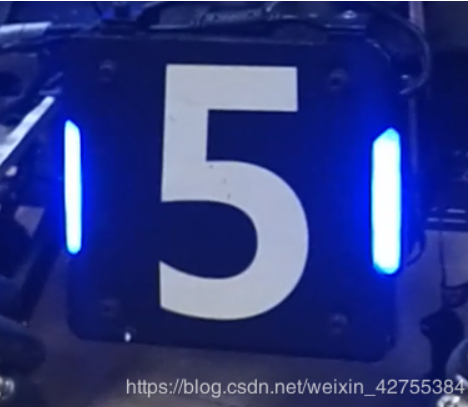
//> input picture img/armor01.png, 468 x 407 px, given in place of armormini.mp4, which was not available
$ ./main   (built with g++ and OpenCV 4)
//> lines starting //> are read from the running program, lines starting //| are printed output that depends on the picture; after the words box and inside, x2 and y2 are one past the last pixel; in counts of white or black regions, pixels touching at a corner belong together; pictures that were not available may be replaced by others from this repository, and a replacement may not be noted
### project/armor/inc/ArmorDetector.h
#ifndef __ARMORDETECTOR_H
#define __ARMORDETECTOR_H

#include<opencv2/opencv.hpp>

// #define DEBUG_PRETREATMENT
// #define DEBUG_DETECTION
#define SHOW_RESULT
// #define TIME_COUNT

//RM空间包裹
namespace rm
{

enum DetectSatus
{
    ARMOR_NONE = 0,
    ARMOR_LOST = 1,
    ARMOR_LOCAL = 2,
};

enum ArmorColor
{
    ARMOR_BLUE = 0,
    ARMOR_RED = 1
};

enum ObjectType
{
    UNKNOWN_ARMOR = 0,
    SMALL_ARMOR = 1,
    BIG_ARMOR = 2
};

//参数
struct ArmorParam
{
public:
    //预处理
    int brightness_threshold;
    float light_rect_extend_ratio;
    float light_max_height_diff_ratio;


    //light
    float light_min_area;
    float light_min_ratio;
    float light_min_rectangularity;

    //pair
    float light_max_angle_diff;
    float light_max_y_diff_ratio;
    float light_min_x_diff_ratio;

    //armor
    float armor_max_dist_ratio;
    float armor_min_dist_ratio;
    float armor_big_armor_ratio;
    float armor_small_armor_ratio;

    //score
    float area_normalized_base;
    float sight_offset_normalized_base;


    ArmorParam()
    {
        brightness_threshold = 100;
        light_min_area = 10;
        light_min_ratio = 2.0;
        light_min_rectangularity = 0.5;
        light_rect_extend_ratio = 1.1;
        light_max_angle_diff = 7;
        light_max_height_diff_ratio = 0.2;
        light_max_y_diff_ratio = 2.0;
        light_min_x_diff_ratio = 0.5;
        armor_max_dist_ratio = 5.0;
        armor_min_dist_ratio = 1.0;
        armor_big_armor_ratio = 3.2;
        armor_small_armor_ratio = 2;
        area_normalized_base = 1000;
        sight_offset_normalized_base = 200;
    }
};

//灯条特征：宽、高、角度、面积、中心
class LightDescriptor
{
public:
    //默认初始化
    LightDescriptor(){};

    //利用RotatedRect进行初始化(特征取自最小包围矩形)
    LightDescriptor(const cv::RotatedRect &rec)
    {
        width = rec.size.width;
        length = rec.size.height;
        angle = rec.angle;
        area = rec.size.area();
        center = rec.center;
    }
    //灯条的旋转矩阵
    //const是因为在调用时对象是const
    // [4 lines left out: function rec, not called in this run]

public:
    float width;
    float length;
    float angle;
    float area;
    cv::Point2f center;
};

//装甲信息
class ArmorDescriptor
{
public:
    ArmorDescriptor();
    ArmorDescriptor(const LightDescriptor &lLight, const LightDescriptor &rLight, const int armorType, const float rotaScore, cv::Mat &grayImg, ArmorParam param);
    void getFrontImg(const cv::Mat& grayImg);
    // [12 lines left out: function clear, not called in this run]
public:
    std::array<cv::RotatedRect, 2> lightPairs;
    //装甲射击策略评估(分数高优先攻击)
    float sizeScore;
    float distScore;
    float rotationScore;
    float finalScore;
    //装甲类型
    int type;
    //装甲的四个顶点(旋转矩阵的四个顶点)
    std::vector<cv::Point2f> vertex;
    //不知道干嘛
    cv::Mat frontImg;


};

class ArmorDetector
{

public:
    //无参数初始化
    ArmorDetector();
    //使用检测参数初始化
    ArmorDetector(const ArmorParam &armorParam);
    //装甲颜色设置
    void setEnemyColor(int enemy_color);
    //读取帧
    void loadImg(const cv::Mat &srcImg);

    //装甲检测
    int detect();

    //返回攻击装甲的角点
    const std::vector<cv::Point2f> getArmorVertex() const;


#if defined(SHOW_RESULT)
    //显示识别结果
    void showDetectedArmor()
    {
	    imshow(_debugWindowName, _debugImg);
    }
#endif


private:
    //检测参数
    ArmorParam _param;
    //敌方颜色
    int _enemy_color;
    //己方颜色
    int _self_color;

    //原图
    cv::Mat _srcImg;
    cv::Mat _roiImg;
    cv::Mat _grayImg;

    cv::Rect _roi;

    //视野范围内的所有敌人装甲
    std::vector<ArmorDescriptor> _armors;
    //需要打击的敌方装甲
    ArmorDescriptor _targetArmor;

    //追踪状态
    int _status;
    int _isTracking;

#if defined(DEBUG_DETECTION) || defined(SHOW_RESULT)
    std::string _debugWindowName;
    cv::Mat _debugImg;
#endif

};

cv::RotatedRect &adjustRec(cv::RotatedRect &rec);

}

#endif

### project/armor/src/ArmorDetector.cpp
#include "ArmorDetector.h"
#include "opencv_extended.h"

using namespace std;
using namespace cv;

namespace rm
{


// [9 lines left out: function ArmorDetector, not called in this run]

ArmorDetector::ArmorDetector(const ArmorParam &armorParam)
{
    _param = armorParam;
    _roi = Rect(cv::Point(0, 0), _srcImg.size());
    _status = ARMOR_NONE;
#if defined(DEBUG_DETECTION) || defined(SHOW_RESULT)
    _debugWindowName = "debug";
    namedWindow(_debugWindowName);
#endif
}

//设置装甲颜色
void ArmorDetector::setEnemyColor(int enemy_color)
{
    _enemy_color = enemy_color;
    _self_color = enemy_color == ARMOR_RED ? ARMOR_BLUE : ARMOR_RED;
}

//读取帧，并确定检测区域
void ArmorDetector::loadImg(const Mat &srcImg)
{
    _srcImg = srcImg;
#if defined(DEBUG_DETECTION) || defined(SHOW_RESULT)
    _debugImg = srcImg.clone();
#endif
    //srcImg的图像框
    Rect imgBound = Rect(Point(0, 0), _srcImg.size());

    //处于追踪某块装甲板（不需要搜索全图）
    if (_status == ARMOR_LOCAL)
    {
        Rect bRect = boundingRect(_targetArmor.vertex) + _roi.tl();
        //以中心为锚点放大2倍
        bRect = cvex::scaleRect(bRect, Vec2f(3,2));
        //通过与操作还解决了坐标溢出的问题
        _roi = bRect & imgBound;
        //由于_srcImg是对srcImg的引用，不能改变const对象
        // _srcImg(_roi).copyTo(_roiImg);
        _roiImg = _srcImg(_roi).clone();
    }
    else
    {
        //未来检索的区域取决于_roi矩形框
        _roi = imgBound;
        // srcImg.copyTo(_roiImg);
        _roiImg = srcImg.clone();

    }
#if defined(DEBUG_DETECTION)
    //绘制_roi
    rectangle(_debugImg, _roi, cvex::WHITE);
#endif

}

//armor的vertex的坐标系是_roiImg，要进行转换平移
// [10 lines left out: function getArmorVertex, not called in this run]


int ArmorDetector::detect()
{
    //清空所有装甲
    _armors.clear();
    //视野内的灯条
    vector<LightDescriptor> lightInfos;

    /*
    * 一、预处理(二值化获取灯条掩码)
    */
    vector<Mat> channels;
    //rb通道差
    split(_roiImg, channels);
    _grayImg = _enemy_color == ARMOR_RED ?
                    channels[2] - channels[0] : channels[0] - channels[2];
    Mat binBrightImg;
    threshold(_grayImg, binBrightImg, _param.brightness_threshold, 255, THRESH_BINARY);
    //膨胀获取完整的灯条
    Mat element = cv::getStructuringElement(cv::MORPH_ELLIPSE, cv::Size(3, 3));
    dilate(binBrightImg, binBrightImg, element);

#if defined(DEBUG_PRETREATMENT)
    cout << "显示预处理二值结果..." << endl;
    imshow("binBrightImg", binBrightImg);
    waitKey(0);
#endif
    /*
    * 二、查找灯条轮廓,并进行筛选
    */
    vector<vector<Point>> lightContours;
    //只检测外轮廓，仅保存轮廓的拐点
    findContours(binBrightImg, lightContours, CV_RETR_EXTERNAL, CV_CHAIN_APPROX_SIMPLE);

#if defined(DEBUG_DETECTION)
    //预览所有轮廓
    cout << "显示待筛选灯条轮廓..." << endl;
    cvex::showContours(_debugWindowName, _debugImg, _debugImg, lightContours, cvex::YELLOW, 0, _roi.tl());
#endif

    for (const auto &contour : lightContours)
    {
        //计算轮廓本身的面积
        float lightContourArea = contourArea(contour);
        //筛选条件1：椭圆拟合需要至少6个点
        //筛选条件2：轮廓面积
        if (contour.size() <= 5 ||
            lightContourArea < _param.light_min_area) continue;

        //最小二乘拟合椭圆，要求拟合的点至少为6个点
        //返回椭圆的最小外接矩形
        //RotatedRect包含外接矩形和拟合椭圆信息
        //fitEllipse和minAreaRect相似，但是minAreaRect的短边可能是height
        //fitEllipse结果的短边为width，长边为height
        //rect的角度取长边在行增加方向部分与列增加方向的夹角，范围：[0,180]
        RotatedRect lightRotateRect = fitEllipse(contour);
        //角度问题有待研究
        adjustRec(lightRotateRect);
        //筛选条件3:宽长比
        //筛选条件4:矩形度
        if (lightRotateRect.size.height / lightRotateRect.size.width < _param.light_min_ratio ||
            lightContourArea / lightRotateRect.size.area() < _param.light_min_rectangularity)
            continue;

        //扩展旋转包围框的大小
        lightRotateRect.size.width *= _param.light_rect_extend_ratio;
        lightRotateRect.size.height *= _param.light_rect_extend_ratio;

        //获取外接矩形
        Rect lightBoundRect = lightRotateRect.boundingRect();
        //与当前兴趣区域交集(两个矩形重叠的矩形)
        //注意不能用roi,其坐标系不是同一个
        const Rect srcBound(Point(0, 0), _roiImg.size());
        lightBoundRect &= srcBound;

        if (lightBoundRect.empty()) continue;

        //获取灯条区域
        // Mat lightImg = _roiImg(lightBoundRect);
        //与外界矩形相同大小的灯条掩码
        Mat lightMask = Mat::zeros(lightBoundRect.size(), CV_8UC1);
        // //获取灯条包围矩形的顶点
        Point2f lightVertexArray[4];
        lightRotateRect.points(lightVertexArray);
        //顶点的坐标需要转换到lightMask坐标系
        vector<Point> lightVertex;
        for (int i = 0; i < 4; ++i)
        {
            lightVertex.emplace_back(lightVertexArray[i].x - lightBoundRect.tl().x,
                                     lightVertexArray[i].y - lightBoundRect.tl().y);
                                                 //显示攻击的装甲
        }
        //填充多边形区域（在lightMask分割出灯条区域）
		fillConvexPoly(lightMask, lightVertex, 255);
        //该处筛选的位置和必要性？
        // if(lightImg.size().area() <= 0 || lightMask.size().area() <= 0) continue;
        dilate(lightMask, lightMask, element);

        lightInfos.emplace_back(lightRotateRect);

    }


    //未检测到灯条
    if (lightInfos.empty())
    {
        return _status = ARMOR_NONE;
    }

#if defined(DEBUG_DETECTION)
   {
        //绘制筛选后的灯条
        vector<RotatedRect> _debugLights;
        for (auto &light : lightInfos)
        {
            _debugLights.push_back(light.rec());
        }
        //lightInfos中的lightRotateRect是基于_roiImg提取的，而_roiImg比srcImg小
        cout << "显示筛选后的灯条包围框..." << endl;
        cvex::showRectangles(_debugWindowName, _debugImg, _debugImg, _debugLights, cvex::GREEN, 0, _roi.tl());
   }
#endif

    /*
    * 三、同装甲灯条匹配
    */
   //按X坐标升序，lambda函数
    sort(lightInfos.begin(), lightInfos.end(), [](const LightDescriptor &l1, const LightDescriptor &l2)->bool{
        return l1.center.x < l2.center.x;
    });

    for (size_t i = 0; i < lightInfos.size(); i++)
    {
        for (size_t j = i+1; j < lightInfos.size(); j++)
        {
            const LightDescriptor &leftLight = lightInfos[i];
            const LightDescriptor &rightLight = lightInfos[j];

            //匹配筛选1：角度差
            float angleDiff = abs(leftLight.angle - rightLight.angle);
            //匹配筛选2：长度差相对值
            float lenDiff_ratio = abs(leftLight.length - rightLight.length) / max(leftLight.length, rightLight.length);
            if(angleDiff > _param.light_max_angle_diff ||
                lenDiff_ratio > _param.light_max_height_diff_ratio) continue;

            //匹配筛选3：中心距相对值
            float dist = cvex::caluDistance(leftLight.center, rightLight.center);
            float meanLen = (leftLight.length + rightLight.length) / 2;
            float dist_ratio = dist / meanLen;
            //匹配筛选4：中心纵向距离相对值
            float yDiff = abs(leftLight.center.y - rightLight.center.y);
            float yDiff_ratio = yDiff / meanLen;
            //匹配筛选4：中心横向距离相对值
            float xDiff = abs(leftLight.center.x - rightLight.center.x);
            float xDiff_ratio = xDiff / meanLen;

            if(yDiff_ratio > _param.light_max_y_diff_ratio ||
                xDiff_ratio < _param.light_min_x_diff_ratio ||
                dist_ratio > _param.armor_max_dist_ratio ||
                dist_ratio < _param.armor_min_dist_ratio)
            {
                continue;
            }

            //距离/灯长不随距离远近而明显变化，因此可作为装甲板大小的衡量标准
            int armorType = dist_ratio > _param.armor_big_armor_ratio ? BIG_ARMOR : SMALL_ARMOR;

            //没看懂
            float ratiOff = (armorType == BIG_ARMOR) ?
                            max(_param.armor_big_armor_ratio - dist_ratio, float(0)) :
                            max(_param.armor_small_armor_ratio - dist_ratio, float(0));
            float yOff = yDiff / meanLen;
            float rotationScore = -(ratiOff * ratiOff + yOff * yOff);

            //存储装甲信息
            _armors.emplace_back(leftLight, rightLight, armorType, rotationScore, _grayImg, _param);
            //一旦找到第一个匹配，就不在寻找
            break;
        }
    }

    //未识别到装甲
    if (_armors.empty())
    {
        return _status = ARMOR_NONE;
    }
    //未理解
	// _armors.erase(remove_if(_armors.begin(), _armors.end(), [](ArmorDescriptor& i)
	// {
	// 	return !(i.isArmorPattern());
	// }), _armors.end());


    if (_armors.empty())
    {
        //无目标状态
        _targetArmor.clear();

        //从锁定目标到丢失目标
        if (_status == ARMOR_LOCAL)
        {
            return _status = ARMOR_LOST;
        }
        else
        {
            return _status = ARMOR_NONE;
        }
    }

#ifdef DEBUG_DETECTION
    {
        //显示所有确定的装甲板轮廓
        vector<vector<Point>> armorContours;
        for (const auto &armor : _armors)
        {
            vector<Point> contour;
            for(const auto& point : armor.vertex)
            {
                contour.emplace_back(Point(point.x,point.y));
            }
            armorContours.emplace_back(contour);
        }
        cout << "显示所有检测到的装甲板轮廓" << endl;
        cvex::showContours(_debugWindowName, _debugImg, _debugImg, armorContours, cvex::MAGENTA, 0, _roi.tl());
    }
#endif

    //最终分数为各项分数之和
    for(auto & armor : _armors)
	{
		armor.finalScore = armor.sizeScore + armor.distScore + armor.rotationScore;
	}
    //按分数降序排列
    sort(_armors.begin(), _armors.end(), [](const ArmorDescriptor &a1, const ArmorDescriptor &a2){
        return a1.finalScore > a2.finalScore;
    });

    //分数最高者作为攻击目标
    _targetArmor = _armors[0];

#ifdef SHOW_RESULT
    //显示打击的装甲
    {
        vector<vector<Point>> armorContours;
        vector<Point> contour;
        for(const auto& point : _targetArmor.vertex)
        {
            contour.emplace_back(Point(point.x,point.y));
        }
        armorContours.emplace_back(contour);

        cout << "显示预定打击的装甲板轮廓" << endl;
        if (_enemy_color == ARMOR_BLUE)
            cvex::showContours(_debugWindowName, _debugImg, _debugImg, armorContours, cvex::RED, -1, _roi.tl());
        else if (_enemy_color == ARMOR_RED)
            cvex::showContours(_debugWindowName, _debugImg, _debugImg, armorContours, cvex::BLUE, -1, _roi.tl());
    }
#endif
    return _status = ARMOR_LOCAL;

}

cv::RotatedRect &adjustRec(cv::RotatedRect &rec)
{
	using std::swap;

	float &width = rec.size.width;
	float &height = rec.size.height;
	float &angle = rec.angle;

	while (angle >= 90.0)
		angle -= 180.0;
	while (angle < -90.0)
		angle += 180.0;

	{
		if (angle >= 45.0)
		{
			swap(width, height);
			angle -= 90.0;
		}
		else if (angle < -45.0)
		{
			swap(width, height);
			angle += 90.0;
		}
	}

	return rec;
}


ArmorDescriptor::ArmorDescriptor()
{
    rotationScore = 0;
    sizeScore = 0;
    distScore = 0;
    finalScore = 0;
    type = UNKNOWN_ARMOR;
    vertex.resize(4);
    for(int i = 0; i < 4; i++)
	{
		vertex[i] = Point2f(0, 0);
	}
}

//不太理解
// [74 lines left out: functions ArmorDescriptor, getFrontImg, not called in this run]


}

### project/armor/main.cpp
#include<iostream>
#include<opencv2/opencv.hpp>
#include "armorDetector.h"

using namespace std;
using namespace cv;
using namespace rm;

//单装甲检测
// [45 lines left out: function simpleDetect, not called in this run]

//东南大学2018解决方案
//原理：先二值化，再检测单个灯条，进行特征筛选，然后对灯条进行一一匹配，检测出装甲，对装甲进行评估，
//分值最大者作为攻击目标，并且在后面的几帧中缩小检测图像的范围，以达到快速追踪。
void SEUDetect()
{
    ArmorParam param;
    ArmorDetector Arm(param);
    Arm.setEnemyColor(ARMOR_BLUE);
#if defined(TIME_COUNT)
    Arm.timeInit();
#endif
    VideoCapture video("../../../video/armormini.mp4");
    if (!video.isOpened())
    {
        cout << "can't openc video!" << endl;
    }
    Mat frame;
    uchar key = 0;
    while (key != 'q')
    {
        video >> frame;
//> frame is the input picture: 407 rows x 468 cols, CV_8UC3; mean B, G, R 128.5, 56.9, 45.7
        if (frame.empty())
        {
            cout << "can't read frame!" << endl;
            return;
        }

        Arm.loadImg(frame);
        Arm.detect();
//> in detect, `split(_roiImg, channels);`:
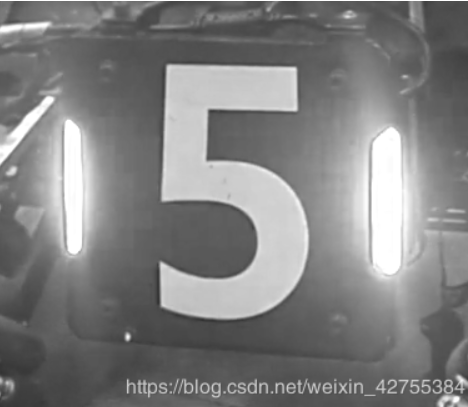
//> channels[0]: 407 rows x 468 cols, CV_8UC1; min 51, max 255, mean 128.5
//> in detect, `split(_roiImg, channels);`:
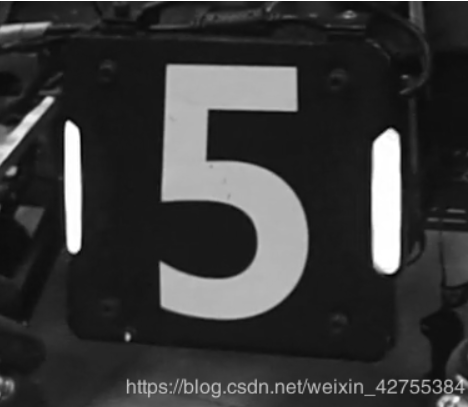
//> channels[1]: 407 rows x 468 cols, CV_8UC1; min 3, max 255, mean 56.9
//> in detect, `split(_roiImg, channels);`:
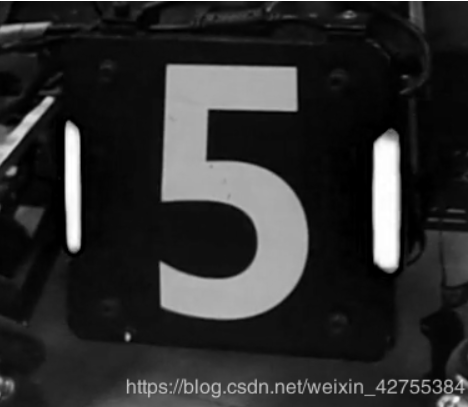
//> channels[2]: 407 rows x 468 cols, CV_8UC1; min 0, max 255, mean 45.7
//> in detect, `_grayImg = _enemy_color == ARMOR_RED ? channels[2] - channels[0] : cha..`:
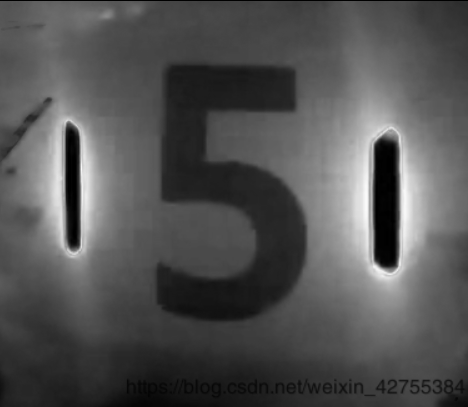
//> _grayImg: 407 rows x 468 cols, CV_8UC1; min 0, max 250, mean 82.9
//> in detect, `threshold(_grayImg, binBrightImg, _param.brightness_threshold, 255, TH..`:
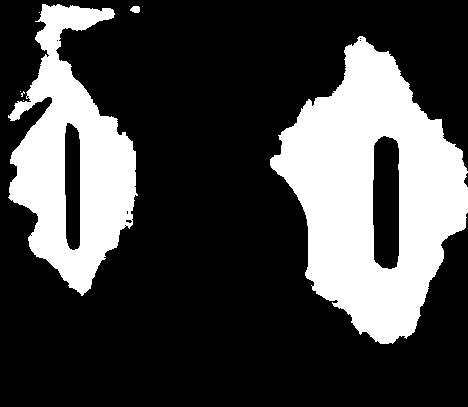
//> binBrightImg: 407 rows x 468 cols, CV_8UC1; 27.4% white; 7 white regions (4 under 20 px), largest, box (x1, y1, x2, y2) and area: (270, 36, 468, 344) 33027, (8, 4, 138, 296) 19082, (130, 6, 140, 13) 56
//> in detect, `dilate(binBrightImg, binBrightImg, element);`:
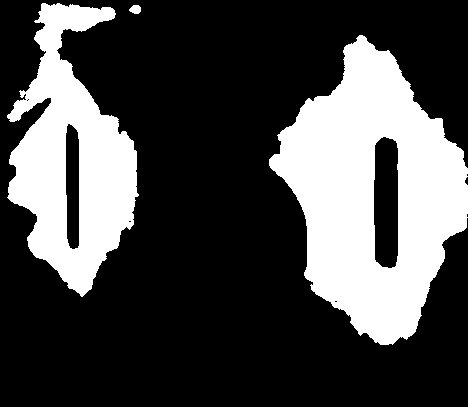
//> binBrightImg: 407 rows x 468 cols, CV_8UC1; 28.6% white; 3 white regions
//> in detect, `findContours(binBrightImg, lightContours, CV_RETR_EXTERNAL, CV_CHAIN_A..`: lightContours = 3 contours; box (x1, y1, x2, y2) and area: (269, 35, 468, 345) 36649, (7, 3, 139, 297) 21366, (129, 5, 141, 14) 68
//> the loop in detect, `for (const auto &contour : lightContours)` made 3 passes
//> pass 3, in detect, `dilate(lightMask, lightMask, element);`:
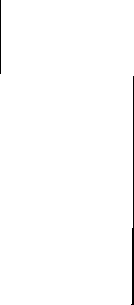
//> lightMask: 305 rows x 134 cols, CV_8UC1; 99.1% white; 2 black regions, box (x1, y1, x2, y2) and area: (131, 76, 134, 305) 307, (0, 0, 1, 74) 74
//> the loop in detect, `for (size_t i = 0; i < lightInfos.size(); i++)` made 1 pass
#if defined(TIME_COUNT)
    Arm.printEchoTimeSummary();
#endif
#ifdef SHOW_RESULT
        Arm.showDetectedArmor();
#endif
        key = waitKey(30);
//> the 'q' key is pressed
    }
#if defined(TIME_COUNT)
    Arm.printHistroySummary();
#endif
}

int main()
{
    // simpleDetect();
    SEUDetect();
}
